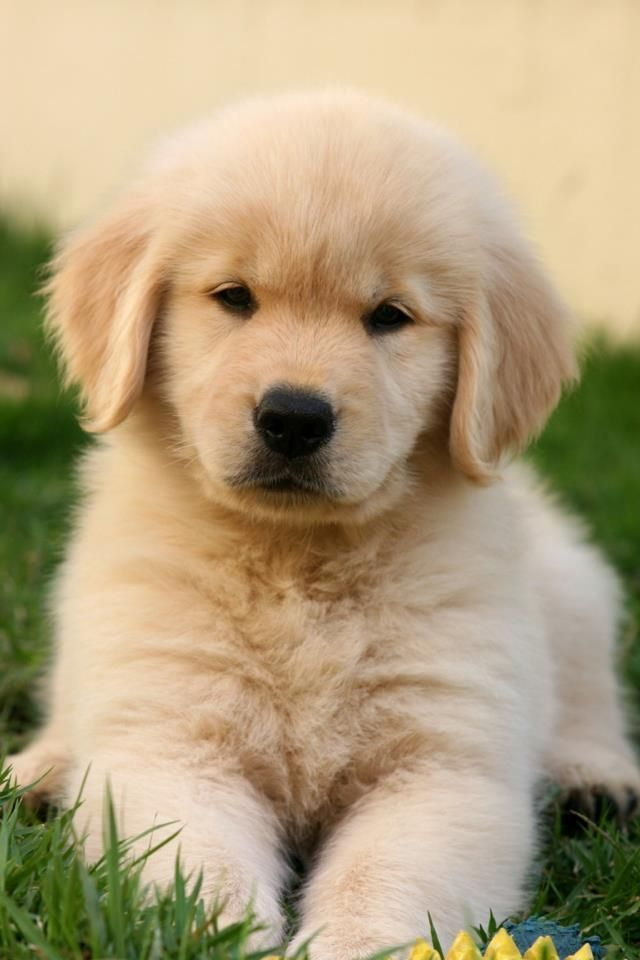
#> input picture dog.jpg, 640 x 960 px
$ jupyter execute 'Untitled (8).ipynb'
#> lines starting #> are read from the running program, lines starting #| are printed output that depends on the picture; after the words box and inside, x2 and y2 are one past the last pixel; in counts of white or black regions, pixels touching at a corner belong together
## Canny Edge Detection

**Name:** Piritharaman R
**Reg no:** 212223230148

[cell 1]
import cv2
import numpy as np
import matplotlib.pyplot as plt

[cell 2]
image = cv2.imread('dog.jpg')
#> image is the input picture: shape (960, 640, 3); mean B, G, R 125.2, 159, 176.3
resized = cv2.resize(image, (400, 400))
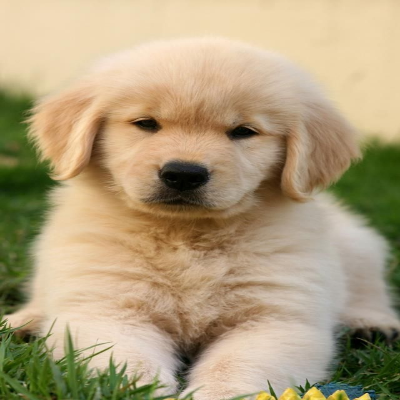
#> resized: shape (400, 400, 3); mean B, G, R 125.2, 159, 176.2
plt.subplot(1, 1, 1)
plt.title('Original')
plt.imshow(cv2.cvtColor(resized, cv2.COLOR_BGR2RGB))
plt.axis('off')

[cell 3]
gray = cv2.cvtColor(resized, cv2.COLOR_BGR2GRAY)
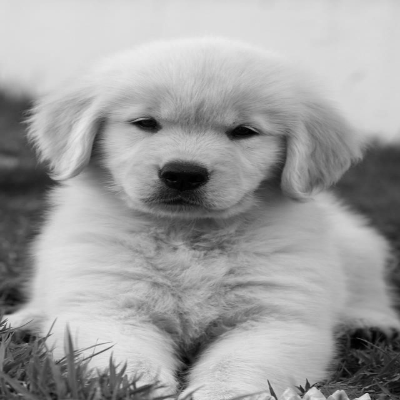
#> gray: shape (400, 400); min 0, max 238, mean 160.3
plt.subplot(1, 1, 1)
plt.title('Grayscale Image')
plt.imshow(gray, cmap='gray')
plt.axis('off')

[cell 4]
blur = cv2.GaussianBlur(gray, (5, 5), 1.4)
plt.subplot(1, 1, 1)
plt.title('Gaussian Blurred Image')
plt.imshow(blur, cmap='gray')
plt.axis('off')

[cell 5]
edges = cv2.Canny(blur, 117, 120)
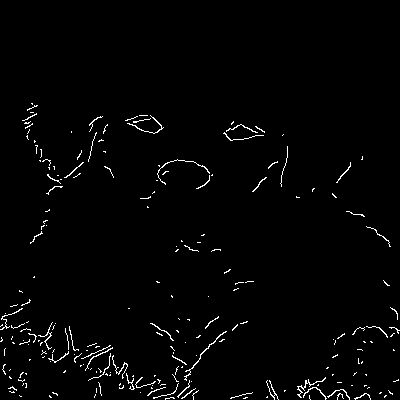
#> edges: shape (400, 400); 1.8% white in thin lines or dots, all inside (x1, y1, x2, y2) = (0, 103, 400, 400)
plt.subplot(1, 1, 1)
plt.title('Canny Edge Detection')
plt.imshow(edges, cmap='gray')
plt.axis('off')
